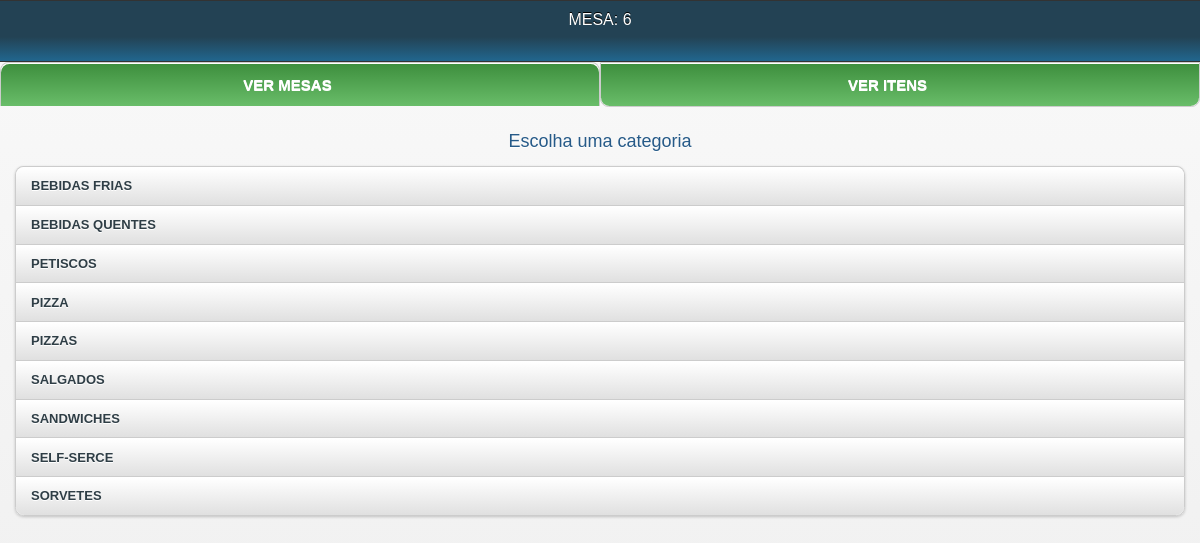
/mobile/inicio.php?id_mesa=6&idGarcon=33 (signed in), run on the app's committed database.
### tables this page shows
CREATE TABLE `categoria` (
  `id_categoria` int(10) NOT NULL AUTO_INCREMENT,
  `nome` varchar(200) NOT NULL,
  PRIMARY KEY (`id_categoria`)
);

### mobile/inicio.php (the view, shortened to what this page needs)
<?php include "../config/conexao.php";
$login = $_SESSION['garcon_session'];
$g = mysql_query("SELECT * FROM garcon WHERE login='$login'");
$mostra = mysql_fetch_array($g);
	$idmesa = $_GET['id_mesa'];
?>
<!doctype html>
<html class="no-js ui-mobile-rendering" lang="pt">
<head>
      <link rel="stylesheet" href="css/jquery.mobile-1.3.1.min.css" />
	  <link rel="stylesheet" href="css/stylemobile.css" />
      <link rel="stylesheet" href="../css/css.css"/>
	  <link href="../css/bootstrap.min.css" rel="stylesheet">
</head>
<body>
<div class="categories" data-role="page" data-title="Categories">
      <div data-role="header" class="cabec">
            <h1>MESA: <?php echo $idmesa ?> </h1></br>
      </div>
  		<?php
			$idmesa = $_GET['id_mesa'];
			$idGarcon = $_GET['idGarcon'];
			if($idGarcon == ""){
		?>
				<a href="javascript:confirmar('?abre=abrir&id_mesa=<?php echo $idmesa ?>&idGarcon=<?php echo $mostra['idGarcon']; ?>')"><div id="abreMesa">ABRIR MESA</div></a>
				<?php
			}else{
						?>
						<ul data-role="listview" data-inset="true" class="ulss">
							<li><a style="color:white" class="cats2" href="mesas.php?id_garcom=<?php echo $idGarcon; ?>">VER MESAS</a></li>
							<li><a style="color:white; " class="cats3" href="vermesa.php?id_mesa=<?php echo $idmesa?>">VER ITENS</a></li>
						</ul>
				  <div data-role="content">
						<h4>Escolha uma categoria</h4>
						<ul data-role="listview" data-inset="true">
				<?php
							$sql = mysql_query("SELECT * FROM categoria ORDER BY nome ASC") or die(mysql_error);
							while($l = mysql_fetch_array($sql)){
							?>
							<li><a class="cats"  href="produto.php?id_categoria=<?php echo $l['id_categoria']; ?>&id_mesa=<?php echo $idmesa ?>&idGarcon=<?php echo $mostra['idGarcon']; ?>" class="animals"><?php echo $l['nome'] ?></a></li>
							<?php }
				}?>
					</ul>
				</div>
</div>
</body>
</html>

### mobile/css/stylemobile.css (style rules this page uses)
.cabec { background-image: -webkit-linear-gradient(#234254, #234254 60%, #21668e); color:white; }
.ulss li { width:50%; height:30%; display:black; float:left; list-style:none; }
.categories .cats { background: linear-gradient(#fff, #e0e0e0 ); color:white; color:#072846; text-transform:uppercase; font-size:13px }
.categories .cats2 { background: linear-gradient(#3e8f3e, #69bd69 ); text-transform:uppercase; font-size:15px; text-align:center; color:white; }
.categories .cats3 { background: linear-gradient(#3e8f3e, #69bd69 ); text-transform:uppercase; font-size:15px; text-align:center; }
.categories h4 { text-align:center; color:#265a88; }

### css/css.css (style rules this page uses)
body { margin-left: 0px;margin-top: 0px;margin-right: 0px;margin-bottom: 0px; background-color:#FFF; font-family:Verdana, Geneva, sans-serif; font-size:12px; }
h1 { font-size:18px; margin-top:0; }

### mobile/inicio.php (style rules this page uses)
.cats3 { background: linear-gradient(#69bd69, #3e8f3e ); }

### data on the page
categoria: nome "BEBIDAS FRIAS"
categoria: nome "BEBIDAS QUENTES"
categoria: nome "PETISCOS"
categoria: nome "PIZZA"
categoria: nome "PIZZAS"
categoria: nome "SALGADOS"
categoria: nome "SANDWICHES"
categoria: nome "SELF-SERCE"
categoria: nome "SORVETES"

### other printed values
$idmesa "6"
